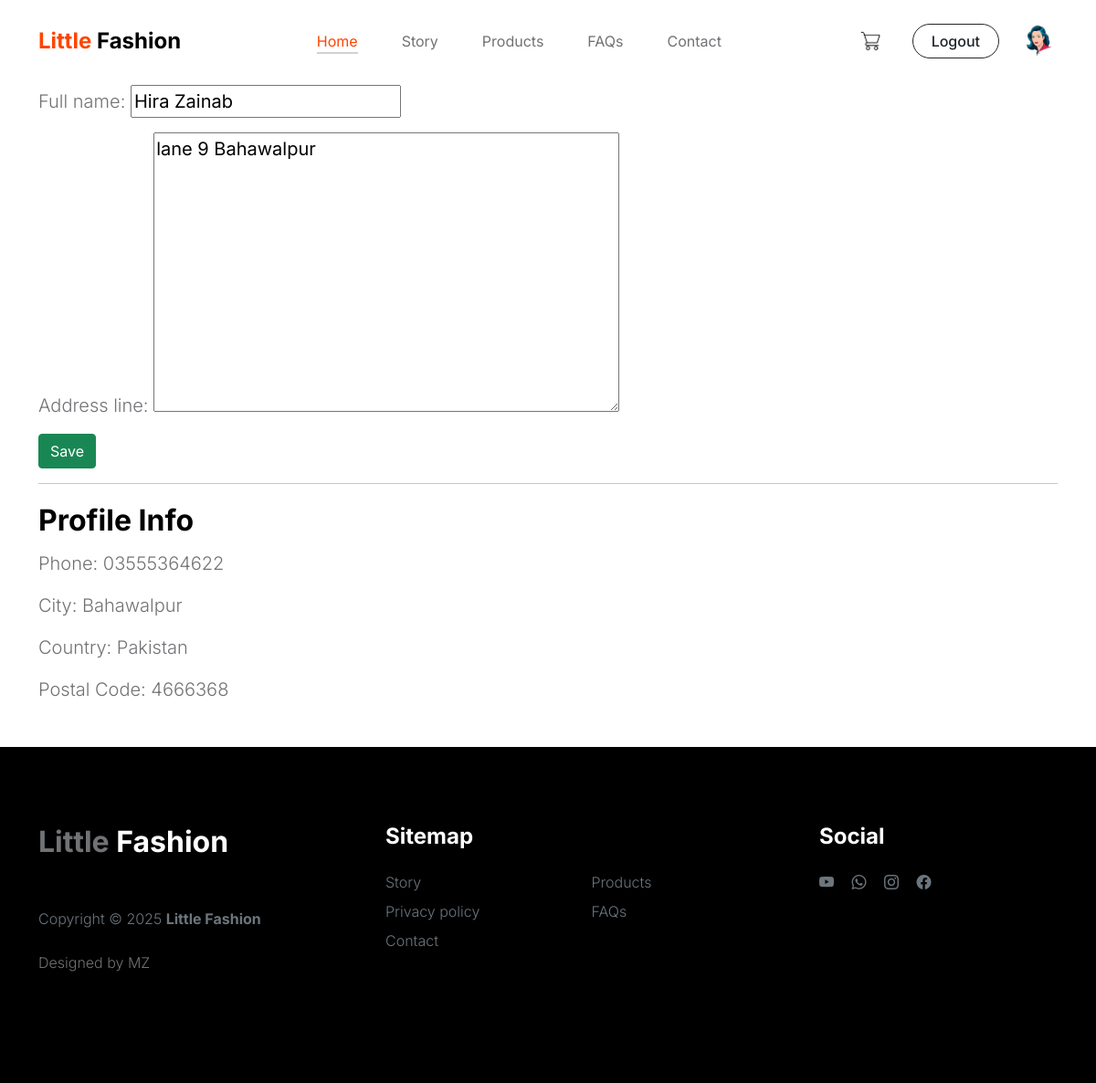
Page /address/update/ (signed in) on the committed database.
### app/models.py (models this page shows, shortened)
class Customer(models.Model):
    user = models.OneToOneField(User, on_delete=models.CASCADE, null=True, blank=True, related_name='customer')
    phone = models.CharField(max_length=20)
    email = models.EmailField(max_length=100)
    city = models.CharField(max_length=100, blank=True, null=True)
    postal_code = models.CharField(max_length=20, blank=True, null=True)
    country = models.CharField(max_length=100, blank=True, null=True)
    profile_picture = models.ImageField(upload_to='profiles/', blank=True, null=True)

class ShippingAddress(models.Model):
    user = models.OneToOneField(User, on_delete=models.CASCADE)
    full_name = models.CharField(max_length=100)
    address_line = models.TextField()
    profile = models.OneToOneField(Customer, on_delete=models.CASCADE)
    class Meta:
        verbose_name_plural = 'Shipping Addresses'

### app/views.py (the view)
# urls.py: path('address/update/', views.update_address, name='update-address'),
@login_required
def update_address(request):
    address = get_object_or_404(ShippingAddress, user=request.user)
    if request.method == 'POST':
        form = ShippingAddressForm(request.POST, instance=address)
        if form.is_valid():
            form.save()
            return redirect('profile')
    else:
        form = ShippingAddressForm(instance=address)
    context = {'form': form}
    return render(request, 'update_address.html', context)

### app/forms.py
class ShippingAddressForm(forms.ModelForm):
    class Meta:
        model = ShippingAddress
        fields = ['full_name', 'address_line']

### app/templates/update_address.html (shortened to what this page needs)
{% extends 'base.html' %}
{% block content %}
<div class="container my-5">
  <form method="POST">
    {{ form.as_p }}
    <button class="btn btn-success" type="submit">Save</button>
  </form>
  <hr>
  <h4>Profile Info</h4>
  <p>Phone: {{ request.user.customer.phone }}</p>
  <p>City: {{ request.user.customer.city }}</p>
  <p>Country: {{ request.user.customer.country }}</p>
  <p>Postal Code: {{ request.user.customer.postal_code }}</p>
</div>
{% endblock %}

### app/templates/base.html (shortened to what this page needs)
<!DOCTYPE html>
<html lang="en">
<head>
    {% load static %}
        <link href="{% static 'css/bootstrap.min.css' %}" rel="stylesheet">
        <link href="{% static 'css/bootstrap-icons.css' %}" rel="stylesheet">
        <link href="{% static 'css/slick.css' %}" rel="stylesheet">
        <link href="{% static 'css/style.css' %}" rel="stylesheet">
        <link href="{% static 'css/tooplate-little-fashion.css' %}" rel="stylesheet">
</head>
<body>
       <main style="padding-top: 45px;">
            <nav class="navbar navbar-expand-lg">
                <div class="container">
                    <a class="navbar-brand" href="/index">
                        <strong><span>Little</span> Fashion</strong>
                    </a>
                    <div class="collapse navbar-collapse" id="navbarNav">
                        <ul class="navbar-nav mx-auto">
                            <li class="nav-item">
                                <a class="nav-link active" href="/index">Home</a>
                            </li>
                            <li class="nav-item">
                                <a class="nav-link" href="/about">Story</a>
                            </li>
                            <li class="nav-item">
                                <a class="nav-link" href="/products">Products</a>
                            </li>
                            <li class="nav-item">
                                <a class="nav-link" href="/faq">FAQs</a>
                            </li>
                            <li class="nav-item">
                                <a class="nav-link" href="/contact">Contact</a>
                            </li>
                        </ul>
                       <div class="d-none d-lg-flex align-items-center gap-3 nav-login-cart">
    <div class="position-relative me-3">
        <a href="{% url 'view_cart' %}">
            <img src="{% static 'images/cart-icon.png' %}" alt="Cart" style="width: 28px;">
        </a>
    </div>
    {% if user.is_authenticated %}
        <a href="{% url 'logout' %}">
            <button class="btn btn-outline-dark" style="border-radius: 30px; padding: 6px 20px; font-weight: 500;">Logout</button>
        </a>
    {% else %}
        <a href="{% url 'login' %}">
            <button class="btn btn-outline-dark" style="border-radius: 30px; padding: 6px 20px; font-weight: 500;">Login</button>
        </a>
    {% endif %}
    {% if user.is_authenticated %}
        {% with user.customer as customer %}
            <a href="{% url 'profile' %}" class="d-flex align-items-center text-decoration-none">
                {% if customer.profile_picture %}
                    <img src="{{ customer.profile_picture.url }}" alt="Profile" style="width: 40px; height: 40px; object-fit: cover;" class="rounded-circle ms-2">
                {% else %}
                    <img src="{% static 'images/default-profile.webp' %}" alt="Default Profile" style="width: 40px; height: 40px;" class="rounded-circle ms-2">
                {% endif %}
            </a>
        {% endwith %}
    {% endif %}
</div>
                    </div>
                </div>
            </nav>
            {% block content %}
            {% endblock %}
            <footer class="site-footer">
                <div class="container">
                    <div class="row">
                        <div class="col-lg-3 col-10 me-auto mb-4">
                            <h4 class="text-white mb-3"><a href="/index">Little</a> Fashion</h4>
                            <p class="copyright-text text-muted mt-lg-5 mb-4 mb-lg-0">Copyright © 2025 <strong>Little Fashion</strong></p>
                            <br>
                            <p class="copyright-text">Designed by <a href="https://www.tooplate.com/" target="_blank">MZ</a></p>
                        </div>
                        <div class="col-lg-5 col-8">
                            <h5 class="text-white mb-3">Sitemap</h5>
                            <ul class="footer-menu d-flex flex-wrap">
                                <li class="footer-menu-item"><a href="/about" class="footer-menu-link">Story</a></li>
                                <li class="footer-menu-item"><a href="/products" class="footer-menu-link">Products</a></li>
                                <li class="footer-menu-item"><a href="/faq" class="footer-menu-link">Privacy policy</a></li>
                                <li class="footer-menu-item"><a href="/faq" class="footer-menu-link">FAQs</a></li>
                                <li class="footer-menu-item"><a href="/contact" class="footer-menu-link">Contact</a></li>
                            </ul>
                        </div>
                        <div class="col-lg-3 col-4">
                            <h5 class="text-white mb-3">Social</h5>
                            <ul class="social-icon">
                                <li><a href="https://www.youtube.com/" class="social-icon-link bi-youtube"></a></li>
                                <li><a href="https://www.whatsapp.com/" class="social-icon-link bi-whatsapp"></a></li>
                                <li><a href="https://www.instagram.com/" class="social-icon-link bi-instagram"></a></li>
                                <li><a href="https://www.facebook.com/" class="social-icon-link bi-facebook"></a></li>
                            </ul>
                        </div>
                    </div>
                </div>
            </footer>
</body>
</html>

### app/static/css/style.css (style rules this page uses)
.nav-login-cart { display: flex; align-items: center; gap: 20px; }
.nav-login-cart img { width: 26px; height: auto; }

### app/static/css/tooplate-little-fashion.css (style rules this page uses)
:root { --white-color: #FFFFFF; --primary-color: #FF4400; --section-bg-color: #f0f8ff; --dark-color: #000000; --grey-color: #d0d1d1; --p-color: #717275; --body-font-family: 'Inter', sans-serif; --h5-font-size: 24px; --p-font-size: 20px; --copyright-text-font-size: 16px; --product-link-font-size: 14px; --custom-link-font-size: 12px; --font-weight-thin: 100; --font-weight-light: 300; --font-weight-normal: 400; --font-weight-bold: 700; --font-weight-black: 900; }
body, html { height: 100%; }
html { scroll-behavior: smooth; }
body { background: var(--white-color); font-family: var(--body-font-family); position: relative; }
h2, h3, h4, h5, h6 { color: var(--dark-color); line-height: inherit; }
h1, h2, h3, h4, h5, h6 { font-weight: var(--font-weight-bold); }
h4 { font-size: 32px; }
h5 { font-size: 24px; }
p { color: var(--p-color); font-size: var(--p-font-size); font-weight: var(--font-weight-light); }
a, button { touch-action: manipulation; transition: all 0.3s; }
a { color: var(--p-color); text-decoration: none; }
b, strong { font-weight: var(--font-weight-bold); }
.navbar { background: var(--white-color); position: fixed; top: 0; right: 0; left: 0; padding: 25px 0; z-index: 2; will-change: transform; transition: transform 300ms linear; }
.navbar span, h2 span, h4 span { color: var(--primary-color); }
.navbar-brand { color: var(--dark-color); font-size: 24px; font-weight: var(--font-weight-light); margin: 0; padding: 0; }
.navbar-expand-lg .navbar-nav .nav-link { display: inline-block; padding: 0; margin-right: 1.5rem; margin-left: 1.5rem; }
.nav-link { color: var(--p-color); font-size: 16px; position: relative; }
.navbar .nav-link::after { position: absolute; top: 100%; left: 0; width: 100%; height: 2px; background: var(--grey-color); content: ''; opacity: 0; -webkit-transition: opacity 0.3s, -webkit-transform 0.3s; -moz-transition: opacity 0.3s, -moz-transform 0.3s; transition: opacity 0.3s, transform 0.3s; -webkit-transform: translateY(10px); -moz-transform: translateY(10px); transform: translateY(10px); }
.navbar .nav-link.active::after, .navbar .nav-link:hover::after { opacity: 1; -webkit-transform: translateY(0px); -moz-transform: translateY(0px); transform: translateY(0px); }
.navbar .nav-link.active, .navbar .nav-link:hover { color: var(--primary-color); }
.site-footer { background: var(--dark-color); padding-top: 5rem; padding-bottom: 5rem; }
.footer-menu { margin: 0; padding: 0; }
.footer-menu-item { display: block; width: 50%; }
.footer-menu-link { color: #6c757d; font-weight: var(--font-weight-light); display: inline-block; vertical-align: top; margin-top: 4px; margin-bottom: 4px; }
.site-footer .social-icon-link { margin-top: 4px; }
.copyright-text { font-size: var(--copyright-text-font-size); }
.social-icon { margin: 0; padding: 0; }
.social-icon li { list-style: none; display: inline-block; vertical-align: top; }
.social-icon-link { color: #6c757d; font-size: 1rem; display: inline-block; vertical-align: top; margin-bottom: 4px; margin-right: 15px; }

### rows in the picture
Customer: profile_picture (picture)
ShippingAddress: full_name "Hira Zainab", address_line "lane 9 Bahawalpur"

### other values in the picture
{{ request.user.customer.phone }} "03555364622"
{{ request.user.customer.city }} "Bahawalpur"
{{ request.user.customer.country }} "Pakistan"
{{ request.user.customer.postal_code }} "4666368"
